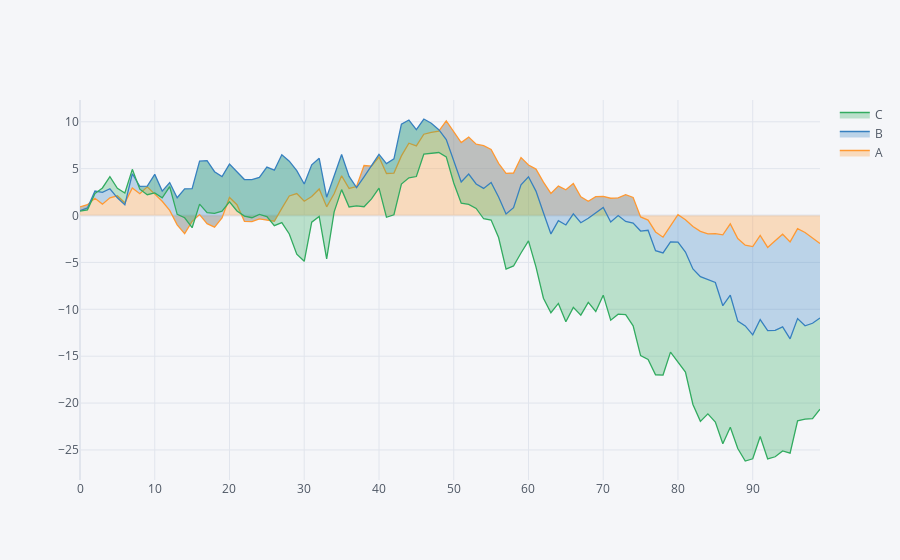

The notebook cell this image was saved under:
### Markdown cell above
## Area

### Code cell
df.iplot(kind='area', fill=True)
